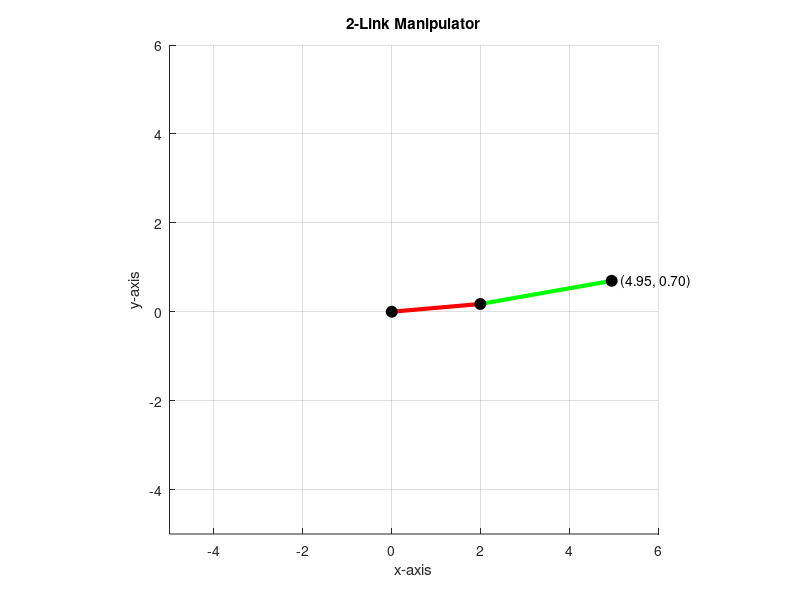

The MATLAB script that drew this image:
clc;
clear;
close all;

% --- 문제의 조건 입력 ---
theta1_deg = input('첫 번째 링크의 각도 입력 (도): '); % 각도 1 (도)
theta2_deg = input('두 번째 링크의 각도 입력 (도): '); % 각도 2 (도)

% --- 계산 ---
% 각도를 라디안으로 변환
theta1 = deg2rad(theta1_deg);
theta2 = deg2rad(theta2_deg);

% 링크의 초기 벡터 정의
L1_vec = [2; 0]; % 첫 번째 링크 길이: 2
L2_vec = [3; 0]; % 두 번째 링크 길이: 3

% 1. 첫 번째 링크의 끝점(P1) 계산
R1 = [cos(theta1), -sin(theta1);
      sin(theta1),  cos(theta1)]; % theta1 회전 행렬
P1 = R1 * L1_vec;

% 2. 두 번째 링크의 끝점(P2) 계산
% L2는 theta1 + theta2 만큼 회전해야 함
theta_total = theta1 + theta2;
R2 = [cos(theta_total), -sin(theta_total);
      sin(theta_total),  cos(theta_total)]; % theta1+theta2 회전 행렬
P2 = P1 + R2 * L2_vec; % P1 위치에서 L2가 회전한 벡터를 더함

% --- 결과 출력 ---
fprintf('P1의 좌표: (%.4f, %.4f)\n', P1(1), P1(2));
fprintf('P2의 최종 좌표 (Px, Py): (%.4f, %.4f)\n', P2(1), P2(2));

% --- 그래프 그리기 ---
figure;
hold on;
grid on;
axis equal; % 축의 비율을 동일하게 설정
xlim([-5, 6]);
ylim([-5, 6]);
title('2-Link Manipulator');
xlabel('x-axis');
ylabel('y-axis');

% 링크 그리기
plot([0 P1(1)], [0 P1(2)], 'r-', 'LineWidth', 3); % 첫 번째 링크 (빨강색)
plot([P1(1) P2(1)], [P1(2) P2(2)], 'g-', 'LineWidth', 3); % 두 번째 링크 (초록색)

% 관절 및 원점 그리기 (검정색 점)
plot(0, 0, 'ko', 'MarkerSize', 8, 'MarkerFaceColor', 'k');         % 원점
plot(P1(1), P1(2), 'ko', 'MarkerSize', 8, 'MarkerFaceColor', 'k'); % 첫 번째 관절 (P1)
plot(P2(1), P2(2), 'ko', 'MarkerSize', 8, 'MarkerFaceColor', 'k'); % 끝점 (P2)

% 최종 좌표 텍스트 표시
text(P2(1) + 0.2, P2(2), sprintf('(%.2f, %.2f)', P2(1), P2(2)));

hold off;
